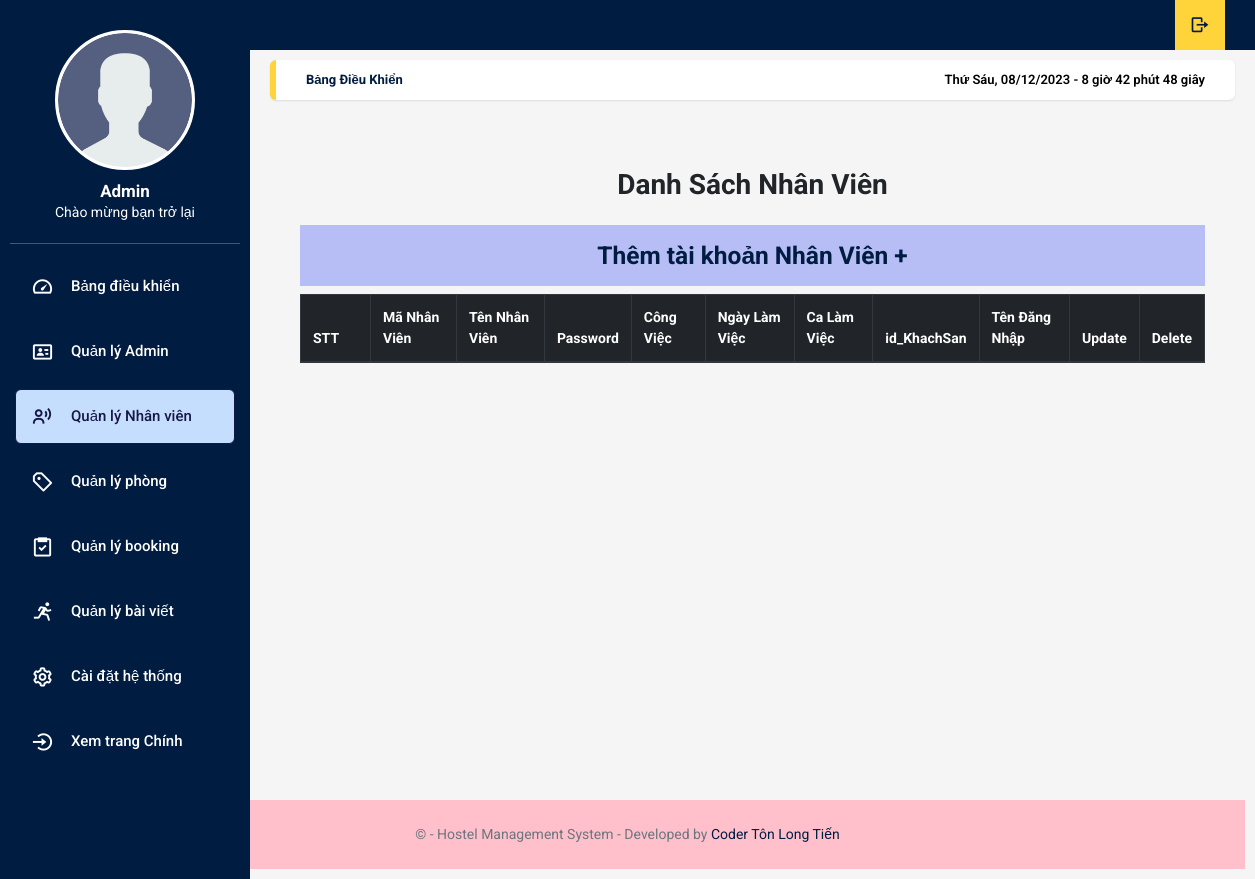
/admin/index.php?controller=user-nhanvien, run on an earlier commit of the app's database.
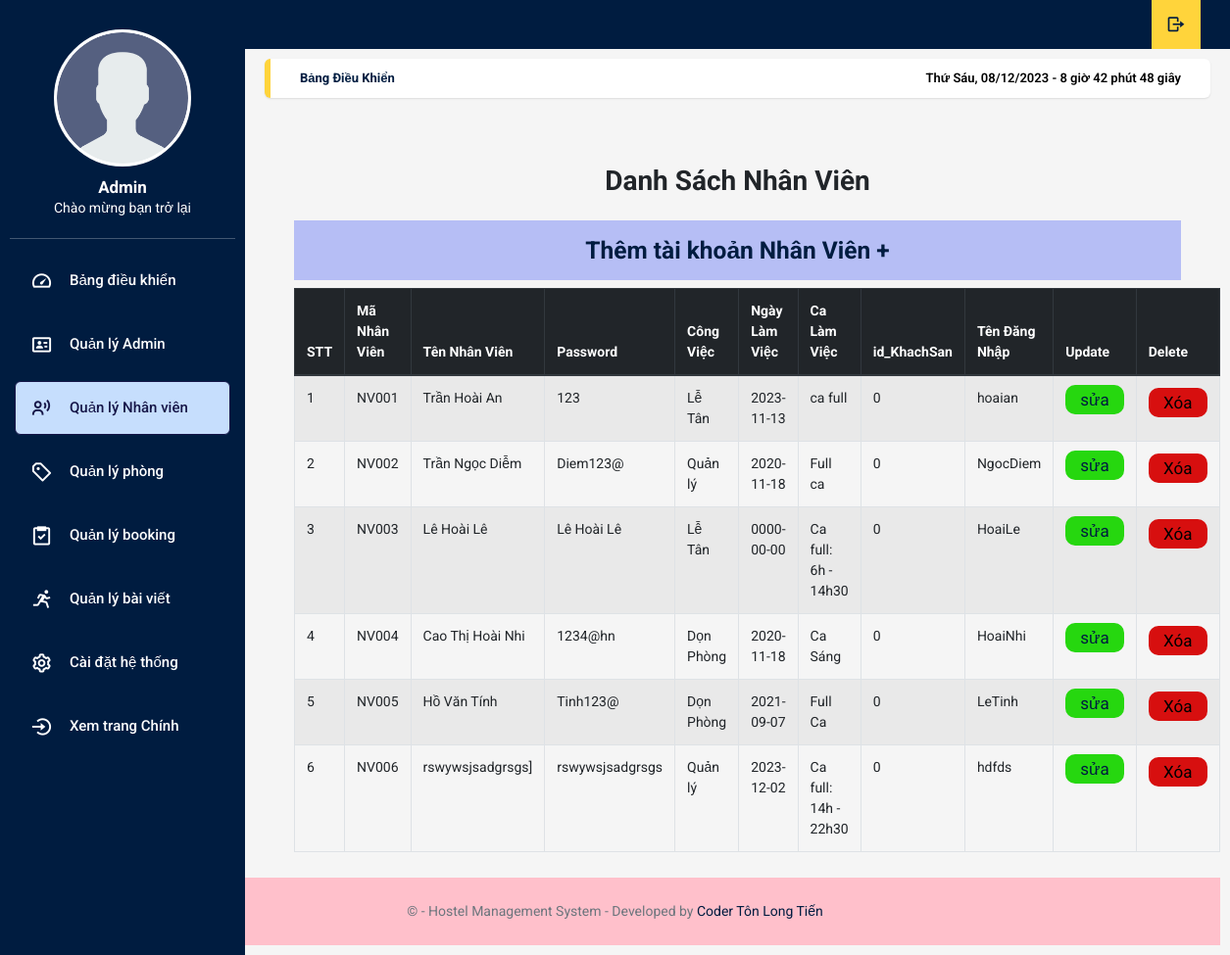
And on a later commit of the database.
### tables this page shows
CREATE TABLE `nhanvien` (
  `maNhanVien` varchar(10) NOT NULL,
  `tenNhanVien` varchar(255) NOT NULL,
  `password` varchar(50) NOT NULL,
  `congViec` text NOT NULL,
  `ngaylamViec` date NOT NULL,
  `caLamViec` varchar(40) NOT NULL,
  `Id_KhachSan` int(11) NOT NULL,
  `tenDangNhap` varchar(50) NOT NULL,
  `urlimage` varchar(250) NOT NULL,
  `email` varchar(250) NOT NULL,
  `phone` int(10) NOT NULL,
  `diachi` varchar(250) NOT NULL,
  `macode` int(10) NOT NULL
);

### dao/pdo.php (called while the page is built, shortened)
<?php
function getData($sql)
{
    $conn = connect_pdo();
    $stmt = $conn->prepare($sql);
    $stmt->execute();
    $result = $stmt->fetchAll();
    return $result;
}

### admin/pages/users-nhanvien/index.php (the view, shortened to what this page needs)
<div class="container-fluid pt-5">
    <div class="text-center mb-4">
        <h2 class="section-title px-5"><span class="px-2">Danh Sách Nhân Viên</span></h2>
    </div>
    <div class="container-fluid">
        <h3 class="bg-info p-3 text-center"><a href="/admin/index.php?controller=user-nhanvien&action=new-nhanvien">Thêm tài khoản Nhân Viên +</a></h3>
    </div>
    <div class="container-fluid table-responsive-lg">
        <table class="table table-bordered table-striped table-hover">
            <thead class="thead-dark">
                <tr>
                    <th scope="col" style="width: 70px;">STT</th>
                    <th scope="col">Mã Nhân Viên</th>
                    <th scope="col">Tên Nhân Viên</th>
                    <th scope="col">Password</th>
                    <th scope="col">Công Việc</th>
                    <th scope="col">Ngày Làm Việc</th>
                    <th scope="col">Ca Làm Việc</th>
                    <th scope="col">id_KhachSan</th>
                    <th scope="col">Tên Đăng Nhập</th>
                    <th scope="col">Update</th>
                    <th scope="col">Delete</th>
                </tr>
            </thead>
            <tbody>
                <?php
                $i = "1";
                $sql = "SELECT * FROM nhanvien";
                $result = getData($sql);
                foreach ($result as $row) {
                    echo ' <tr>
                                <td>' . $i . '</td>
                                <td>' . $row['maNhanVien'] . '</td>
                                <td>' . $row['tenNhanVien'] . '</td>
                                <td>' . $row['password'] . '</td>
                                <td>' . $row['congViec'] . '</td>
                                <td>' . $row['ngaylamViec'] . '</td>
                                <td>' . $row['caLamViec'] . '</td>
                                <td>' . $row['Id_KhachSan'] . '</td>
                                <td>' . $row['tenDangNhap'] . '</td>
                                <td style="width: 100px;"><a class="sua" href="/admin/index.php?controller=user-nhanvien&action=updatenhanvien&manhanvien='.$row['maNhanVien'].'">sửa</a></td>
                                <td style="width: 100px;">
                                    <form onSubmit="return xoanv()" action="" method="post">
                                        <input type="hidden" name="manhanvien"  value="' . $row['maNhanVien'] . '">
                                        <input type="submit" name="deletenv" id="deletenv" class="xoa border-0" value="Xóa" >
                                    </form>
                                </td>
                            </tr>';
                    $i++;
                }
                ?>
            </tbody>
        </table>
    </div>
</div>

What changed in the data, as far as the page shows it:
added nhanvien: maNhanVien "NV001", tenNhanVien "Trần Hoài An", password "123", congViec "Lễ Tân", ngaylamViec "2023-11-13", caLamViec "ca full", Id_KhachSan "0", tenDangNhap "hoaian"
added nhanvien: maNhanVien "NV002", tenNhanVien "Trần Ngọc Diễm", password "Diem123@", congViec "Quản lý", ngaylamViec "2020-11-18", caLamViec "Full ca", Id_KhachSan "0", tenDangNhap "NgocDiem"
added nhanvien: maNhanVien "NV003", tenNhanVien "Lê Hoài Lê", password "Lê Hoài Lê", congViec "Lễ Tân", ngaylamViec "0000-00-00", caLamViec "Ca full: 6h - 14h30", Id_KhachSan "0", tenDangNhap "HoaiLe"
added nhanvien: maNhanVien "NV004", tenNhanVien "Cao Thị Hoài Nhi", password "1234@hn", congViec "Dọn Phòng", ngaylamViec "2020-11-18", caLamViec "Ca Sáng", Id_KhachSan "0", tenDangNhap "HoaiNhi"
added nhanvien: maNhanVien "NV005", tenNhanVien "Hồ Văn Tính", password "Tinh123@", congViec "Dọn Phòng", ngaylamViec "2021-09-07", caLamViec "Full Ca", Id_KhachSan "0", tenDangNhap "LeTinh"
added nhanvien: maNhanVien "NV006", tenNhanVien "rswywsjsadgrsgs]", password "rswywsjsadgrsgs", congViec "Quản lý", ngaylamViec "2023-12-02", caLamViec "Ca full: 14h - 22h30", Id_KhachSan "0", tenDangNhap "hdfds"
